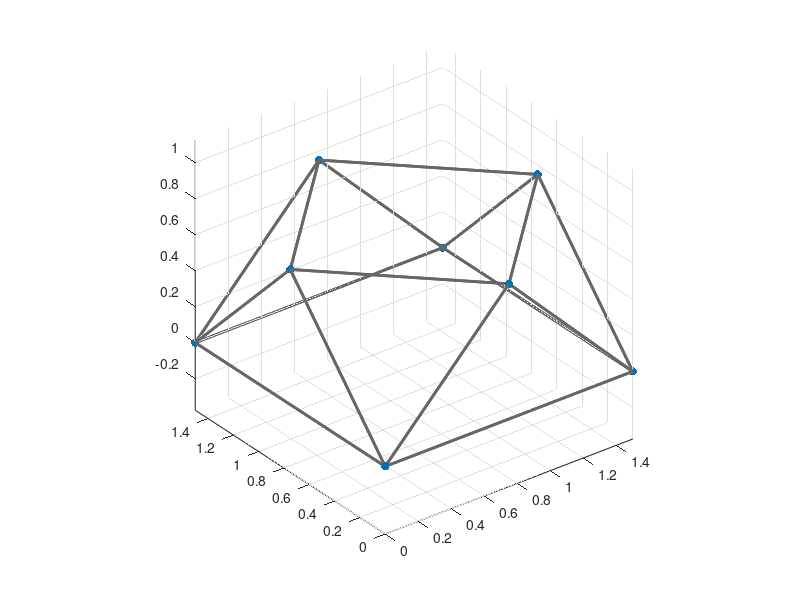

This chart was generated by the following MATLAB code: (Note: this script raises an error after producing the figure.)
qDes = [ 0   0   0; ...
          1   0   0; ...
          1   1   0; ...
          0   1   0; ...
          0  0.5 0.5; ...
         0.5  0  0.5; ...
          1  0.5 0.5; ...
         0.5  1  0.5; ]' *1.5;
scatter3(qDes(1,:), qDes(2,:), qDes(3,:), 'filled')
hold on

adj = [ ...
0   1   0   1   1   1   0   0    ; ...
1   0   1   0   0   1   1   0    ; ...
0   1   0   1   0   0   1   1    ; ...
1   0   1   0   1   0   0   1    ; ...
1   0   0   1   0   1   0   1    ; ...
1   1   0   0   1   0   1   0    ; ...
0   1   1   0   0   1   0   1    ; ...
0   0   1   1   1   0   1   0    ];

N = size(adj,1);
X = qDes(1,:);
Y = qDes(2,:);
Z = qDes(3,:);

for m = 1 : N
    for n = 1 : N
        if adj(m,n)
        plot3([X(m),X(n)],[Y(m),Y(n)], ...
             [Z(m),Z(n)], 'LineWidth',2, ...
             'Color', [0.4 0.4 0.4]);
        end
    end
end  
axis equal

n = N;
q = qDes;
Df = zeros(n,n);
for i = 1 : n
    for j = i+1 : n
        Df(i,j) = norm(q(3*i-2:3*i)-q(3*j-2:3*j), 2);
    end
end
Df = Df + Df'
[Ar, Kd] = FindGains3D_Ver1_0(qDes, adj);
sort(eig(Ar))